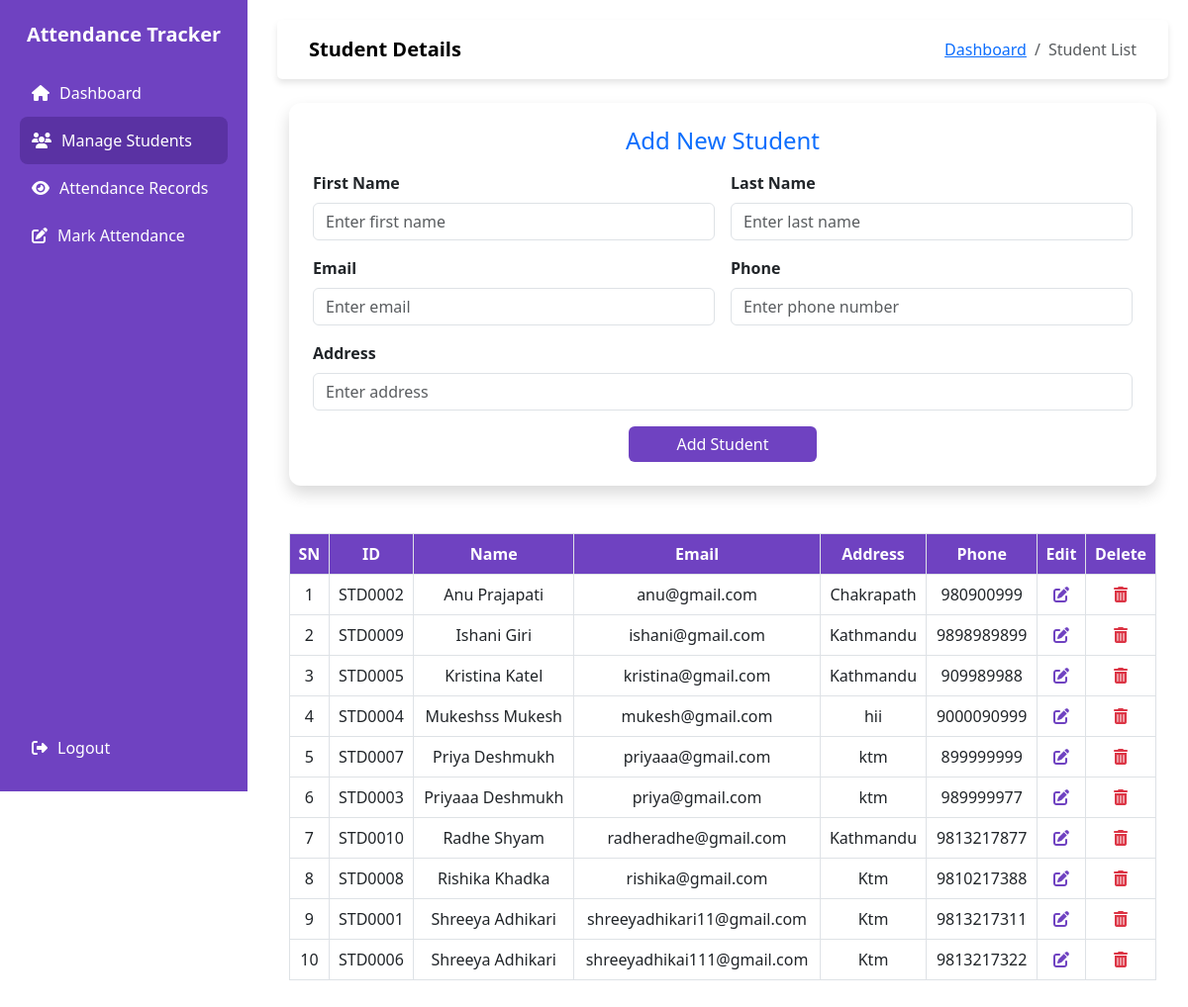
Before: /view-student (signed in) with the older database file.
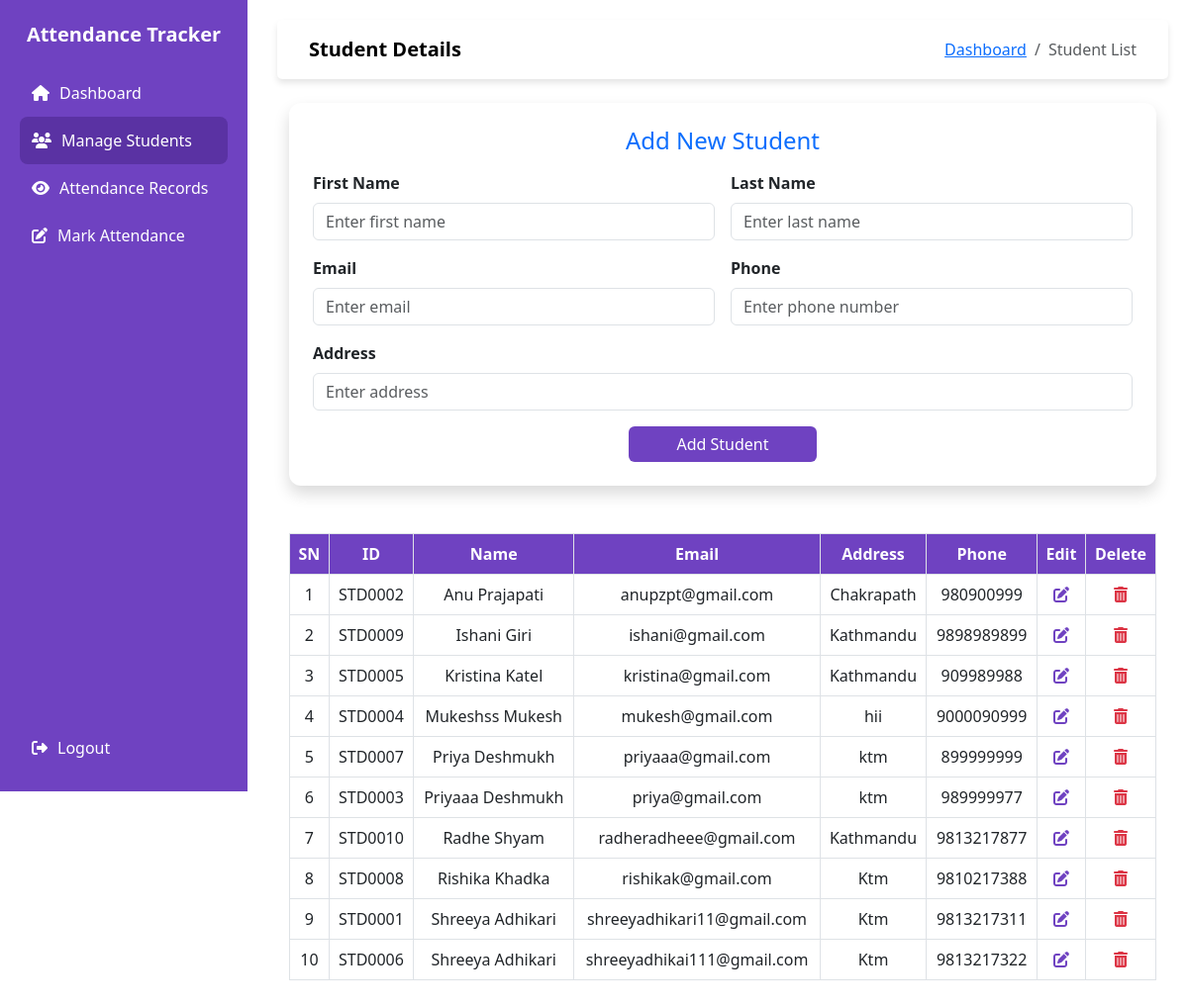
After: the same page with the newer database file.
### models.py (models this page shows)
class Student(db.Model):
    id = db.Column(db.Integer, primary_key = True)
    student_id = db.Column(db.String(20), unique=True, nullable=False)  # Custom ID
    first_name = db.Column(db.String(150), nullable=False)
    last_name = db.Column(db.String(150), nullable=False)
    email = db.Column(db.String(100), unique=True, nullable=False)
    address = db.Column(db.Text, nullable=False)
    phone = db.Column(db.String(15), unique=True, nullable=False)

### app.py (the view, shortened to what this page needs)
@app.route('/view-student', methods=["GET", "POST"])
@login_required
def view_student():
    students = Student.query.order_by(Student.first_name.asc()).all()
    return render_template("student/view_student.html", students=students)

### app.py (called while the page is built)
@login_manager.user_loader
def load_admin(admin_id):
    return User.query.get(int(admin_id))

### templates/student/view_student.html (shortened to what this page needs)
{% extends "base.html" %}
{% block nav_title %}Student Details{% endblock %}
{% block content %}
<div class="container mt-4">
    <div class="card p-4 bg-white shadow">
        <h4 class="text-center text-primary mb-3">Add New Student</h4>
        <form method="POST">
            <div class="row g-3">
                <div class="col-md-6">
                    <label class="form-label fw-semibold">First Name</label>
                    <input type="text" name="first_name" class="form-control" required placeholder="Enter first name">
                </div>
                <div class="col-md-6">
                    <label class="form-label fw-semibold">Last Name</label>
                    <input type="text" name="last_name" class="form-control" required placeholder="Enter last name">
                </div>
                <div class="col-md-6">
                    <label class="form-label fw-semibold">Email</label>
                    <input type="email" name="email" class="form-control" required placeholder="Enter email">
                </div>
                <div class="col-md-6">
                    <label class="form-label fw-semibold">Phone</label>
                    <input type="text" name="phone" class="form-control" required placeholder="Enter phone number">
                </div>
                <div class="col-md-12">
                    <label class="form-label fw-semibold">Address</label>
                    <input type="text" name="address" class="form-control" required placeholder="Enter address">
                </div>
                <div class="col-12 d-flex justify-content-center mt-3">
                    <button type="submit" class="btn btn-primary px-5">Add Student</button>
                </div>
            </div>
        </form>
    </div>
    <div class="mt-5">
        <table class="table table-bordered table-hover">
            <thead>
                <tr>
                    <th>SN</th>
                    <th>ID</th>
                    <th>Name</th>
                    <th>Email</th>
                    <th>Address</th>
                    <th>Phone</th>
                    <th>Edit</th>
                    <th>Delete</th>
                </tr>
            </thead>
            <tbody>
                {% for student in students %}
                <tr>
                    <td>{{ loop.index }}</td>
                    <td>{{ student.student_id }}</td>
                    <td>{{ student.first_name }} {{ student.last_name }}</td>
                    <td>{{ student.email }}</td>
                    <td>{{ student.address }}</td>
                    <td>{{ student.phone }}</td>
                    <td>
                        <a  href = "/update/{{student.id}}" class="icon-btn" >
                            <i class="fas fa-edit"></i>
                        </a>
                    </td>
                    <td>
                        <a href = "/delete/{{student.id}}" class="icon-btn text-danger" onclick = "return ConfirmDelete()">
                            <i class="fas fa-trash-alt"></i>
                        </a>
                    </td>
                </tr>
                {% endfor %}
            </tbody>
        </table>
    </div>
</div>
{% endblock %}

### templates/base.html (shortened to what this page needs)
<!DOCTYPE html>
<html lang="en">
<head>
    <link rel="stylesheet" href="https://cdn.jsdelivr.net/npm/bootstrap@5.3.0/dist/css/bootstrap.min.css">
    <link rel="stylesheet" href="https://cdn.jsdelivr.net/npm/bootstrap-icons/font/bootstrap-icons.css">
    <link rel="stylesheet" href="https://cdnjs.cloudflare.com/ajax/libs/font-awesome/6.4.2/css/all.min.css">
</head>
<body>
    <div class="sidebar">
        <div class="brand">Attendance Tracker</div>
        <a href="{{ url_for('dashboard') }}" class="{% if request.endpoint == 'dashboard' %}active{% endif %}">
            <i class="fa fa-home"></i> Dashboard
        </a>
        <a href="{{ url_for('view_student') }}" class="{% if request.endpoint == 'view_student' %}active{% endif %}">
            <i class="fa fa-users"></i> Manage Students
        </a>
        <a href="{{ url_for('attendance_records') }}" class="{% if request.endpoint == 'attendance_records' %}active{% endif %}">
            <i class="fa fa-eye"></i> Attendance Records
        </a>
        <a href="{{ url_for('mark_attendance') }}" class="{% if request.endpoint == 'mark_attendance' %}active{% endif %}">
            <i class="fa fa-edit"></i> Mark Attendance
        </a>
        <a href="{{ url_for('logout') }} " onclick=ConfirmLogout() class="logout">
            <i class="fa fa-sign-out-alt"></i> Logout
        </a>
    </div>
    <div class="content">
        <nav class="navbar navbar-expand-lg navbar-light mb-2">
            <div class="container-fluid d-flex justify-content-between align-items-center">
                <a class="navbar-brand fw-semibold" href="#">{% block nav_title%} {% endblock%}</a>
                <nav aria-label="breadcrumb">
                    <ol class="breadcrumb">
                        <li class="breadcrumb-item"><a href="{{ url_for('dashboard') }}">Dashboard</a></li>
                        {% if request.endpoint == 'view_student' %}
                            <li class="breadcrumb-item active" aria-current="page">Student List</li>
                        {% elif request.endpoint == 'add_student' %}
                            <li class="breadcrumb-item active" aria-current="page">Add Student</li>
                        {% elif request.endpoint == 'attendance_records' %}
                            <li class="breadcrumb-item active" aria-current="page">View Attendance</li>
                        {% elif request.endpoint == 'mark_attendance' %}
                            <li class="breadcrumb-item active" aria-current="page">Mark Attendance</li>
                        {% endif %}
                    </ol>
                </nav>
            </div>
        </nav>
        {% block content %}{% endblock %}
    </div>
</body>
</html>

### templates/base.html (style rules this page uses)
:root { --primary-color: #6f42c1; --primary-hover: #5a32a3; --sidebar-bg: #6f42c1; --sidebar-text: #ffffff; }
body { display: flex; }
.sidebar { width: 250px; height: 100vh; background-color: var(--sidebar-bg); color: var(--sidebar-text); position: fixed; top: 0; left: 0; padding: 20px; display: flex; flex-direction: column; }
.sidebar .brand { font-size: 20px; font-weight: bold; text-align: center; margin-bottom: 20px; }
.sidebar a { display: flex; align-items: center; color: var(--sidebar-text); text-decoration: none; font-size: 16px; padding: 12px; border-radius: 8px; transition: background 0.3s ease; width: 100%; }
.sidebar a i { margin-right: 10px; }
.sidebar a:hover, .sidebar .active { background-color: var(--primary-hover); }
.sidebar .logout { margin-top: auto; }
.content { margin-left: 260px; padding: 20px; width: 100%; }
.navbar { background: white; box-shadow: 0px 4px 6px rgba(0, 0, 0, 0.1); padding: 10px 20px; border-radius: 5px; }
.breadcrumb { margin-bottom: 0; }

### templates/student/view_student.html (style rules this page uses)
:root { --primary-color: #6f42c1; --primary-hover: #5a32a3; }
.card { border: none; box-shadow: 0px 4px 10px rgba(0, 0, 0, 0.1); border-radius: 12px; background-color: #f8f9fa; }
.btn-primary { background-color: var(--primary-color); border: none; }
.table th { background-color: var(--primary-color); color: white; text-align: center; }
.table td { vertical-align: middle; text-align: center; }
.icon-btn { border: none; background: none; cursor: pointer; color: var(--primary-color); }

Changed rows visible on the page:
changed Student "STD0002": email "anu@gmail.com" → "anupzpt@gmail.com"
changed Student "STD0010": email "radheradhe@gmail.com" → "radheradheee@gmail.com"
changed Student "STD0008": email "rishika@gmail.com" → "rishikak@gmail.com"
